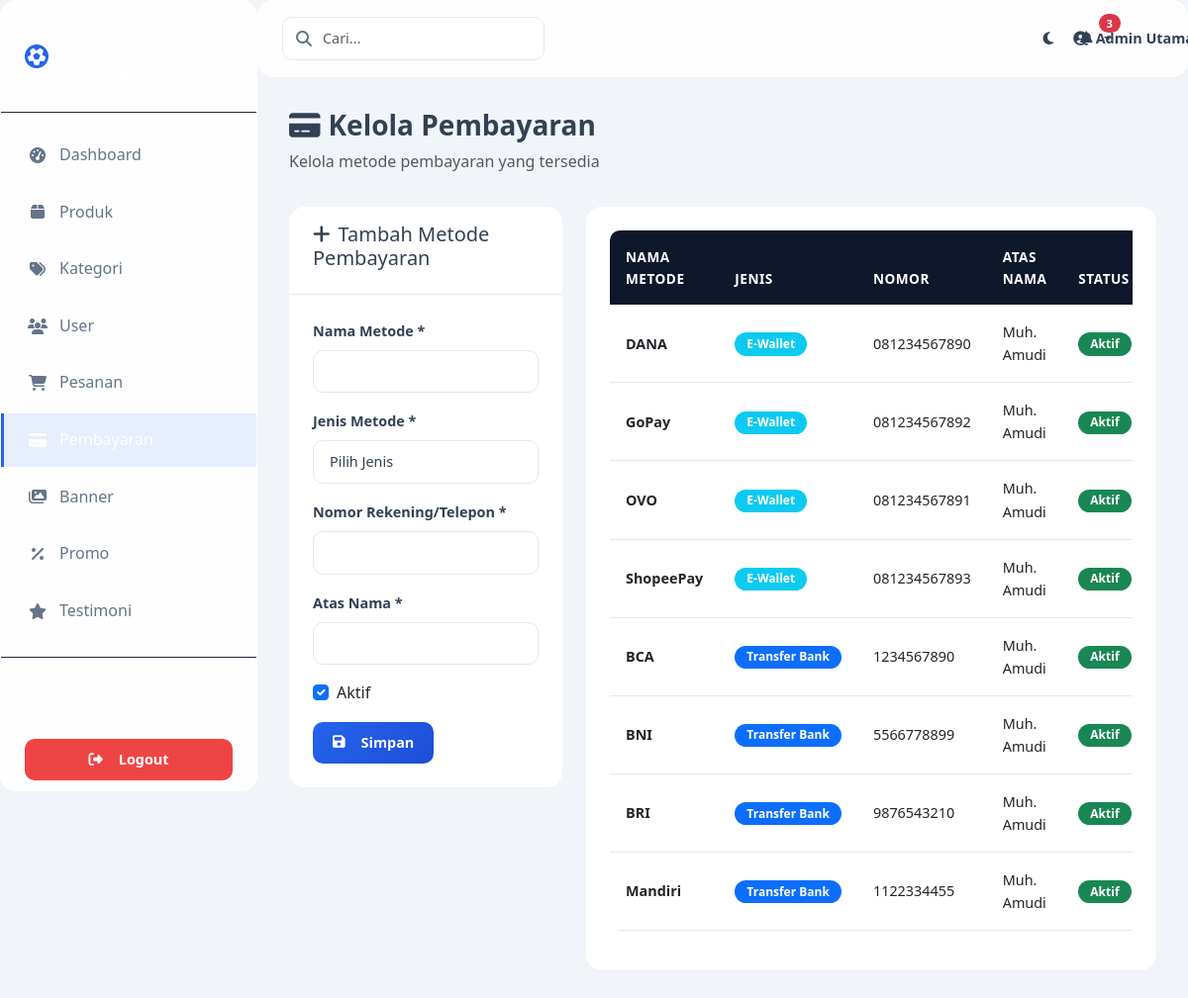
Page /UASWEB/admin/pembayaran.php (signed in) on the committed database.
### tables this page shows
CREATE TABLE pembayaran (
    id INT AUTO_INCREMENT PRIMARY KEY,
    nama_metode VARCHAR(100) NOT NULL,
    jenis_metode ENUM('e_wallet', 'transfer_bank') NOT NULL,
    nomor_rekening VARCHAR(50) NOT NULL,
    atas_nama VARCHAR(100) NOT NULL,
    logo VARCHAR(255) DEFAULT NULL,
    is_active BOOLEAN DEFAULT TRUE,
    created_at TIMESTAMP DEFAULT CURRENT_TIMESTAMP,
    updated_at TIMESTAMP DEFAULT CURRENT_TIMESTAMP ON UPDATE CURRENT_TIMESTAMP
);

### UASWEB/admin/pembayaran.php (the view, shortened to what this page needs)
<?php
require_once '../config/database.php';
$payments = $conn->query("SELECT * FROM pembayaran ORDER BY jenis_metode, nama_metode ASC");
$edit_payment = null;
?>
<!DOCTYPE html>
<html lang="id">
<head>
    <link href="https://cdn.jsdelivr.net/npm/bootstrap@5.3.0/dist/css/bootstrap.min.css" rel="stylesheet">
    <link href="https://cdnjs.cloudflare.com/ajax/libs/font-awesome/6.4.0/css/all.min.css" rel="stylesheet">
    <link href="<?php echo SITE_URL; ?>/assets/css/admin.css" rel="stylesheet">
</head>
<body>
    <div class="admin-wrapper">
        <?php include 'sidebar.php'; ?>
        <div class="main-content">
            <?php include 'navbar.php'; ?>
            <div class="content-wrapper">
                <div class="page-header">
                    <h1><i class="fas fa-credit-card me-2"></i>Kelola Pembayaran</h1>
                    <p class="text-muted">Kelola metode pembayaran yang tersedia</p>
                </div>
                <div class="row">
                    <div class="col-lg-4 mb-4">
                        <div class="card glass-effect">
                            <div class="card-header">
                                <h5><i class="fas fa-<?php echo $edit_payment ? 'edit' : 'plus'; ?> me-2"></i><?php echo $edit_payment ? 'Edit' : 'Tambah'; ?> Metode Pembayaran</h5>
                            </div>
                            <div class="card-body">
                                <form method="POST" action="">
                                    <div class="mb-3">
                                        <label for="nama_metode" class="form-label">Nama Metode *</label>
                                        <input type="text" class="form-control" id="nama_metode" name="nama_metode" value="<?php echo $edit_payment ? htmlspecialchars($edit_payment['nama_metode']) : ''; ?>" required>
                                    </div>
                                    <div class="mb-3">
                                        <label for="jenis_metode" class="form-label">Jenis Metode *</label>
                                        <select class="form-select" id="jenis_metode" name="jenis_metode" required>
                                            <option value="">Pilih Jenis</option>
                                        </select>
                                    </div>
                                    <div class="mb-3">
                                        <label for="nomor_rekening" class="form-label">Nomor Rekening/Telepon *</label>
                                        <input type="text" class="form-control" id="nomor_rekening" name="nomor_rekening" value="<?php echo $edit_payment ? htmlspecialchars($edit_payment['nomor_rekening']) : ''; ?>" required>
                                    </div>
                                    <div class="mb-3">
                                        <label for="atas_nama" class="form-label">Atas Nama *</label>
                                        <input type="text" class="form-control" id="atas_nama" name="atas_nama" value="<?php echo $edit_payment ? htmlspecialchars($edit_payment['atas_nama']) : ''; ?>" required>
                                    </div>
                                    <div class="mb-3">
                                        <div class="form-check">
                                            <input class="form-check-input" type="checkbox" id="is_active" name="is_active" <?php echo $edit_payment && $edit_payment['is_active'] ? 'checked' : 'checked'; ?>>
                                            <label class="form-check-label" for="is_active">Aktif</label>
                                        </div>
                                    </div>
                                    <div class="d-flex gap-2">
                                        <button type="submit" class="btn btn-primary">
                                            <i class="fas fa-save me-2"></i><?php echo $edit_payment ? 'Update' : 'Simpan'; ?>
                                        </button>
                                    </div>
                                </form>
                            </div>
                        </div>
                    </div>
                    <div class="col-lg-8 mb-4">
                        <div class="card glass-effect">
                            <div class="card-body">
                                <div class="table-responsive">
                                    <table class="table table-hover">
                                        <thead>
                                            <tr>
                                                <th>Nama Metode</th>
                                                <th>Jenis</th>
                                                <th>Nomor</th>
                                                <th>Atas Nama</th>
                                                <th>Status</th>
                                            </tr>
                                        </thead>
                                        <tbody>
                                            <?php if ($payments->num_rows > 0): ?>
                                                <?php while ($payment = $payments->fetch_assoc()): ?>
                                                    <tr>
                                                        <td><strong><?php echo $payment['nama_metode']; ?></strong></td>
                                                        <td>
                                                            <span class="badge bg-<?php echo $payment['jenis_metode'] === 'e_wallet' ? 'info' : 'primary'; ?>">
                                                                <?php echo $payment['jenis_metode'] === 'e_wallet' ? 'E-Wallet' : 'Transfer Bank'; ?>
                                                            </span>
                                                        </td>
                                                        <td><?php echo $payment['nomor_rekening']; ?></td>
                                                        <td><?php echo $payment['atas_nama']; ?></td>
                                                        <td>
                                                            <span class="badge bg-<?php echo $payment['is_active'] ? 'success' : 'danger'; ?>">
                                                                <?php echo $payment['is_active'] ? 'Aktif' : 'Nonaktif'; ?>
                                                            </span>
                                                        </td>
                                                    </tr>
                                                <?php endwhile; ?>
                                            <?php endif; ?>
                                        </tbody>
                                    </table>
                                </div>
                            </div>
                        </div>
                    </div>
                </div>
            </div>
        </div>
    </div>
</body>
</html>

### UASWEB/assets/css/admin.css (style rules this page uses)
:root { --primary: #2563EB; --primary-dark: #1D4ED8; --primary-light: #3B82F6; --dark: #0F172A; --dark-light: #1E293B; --light: #FFFFFF; --background: #F1F5F9; --text: #334155; --text-muted: #64748B; --border: #E2E8F0; --success: #10B981; --warning: #F59E0B; --danger: #EF4444; --info: #06B6D4; --shadow: 0 4px 6px -1px rgba(0, 0, 0, 0.1), 0 2px 4px -1px rgba(0, 0, 0, 0.06); --shadow-lg: 0 10px 15px -3px rgba(0, 0, 0, 0.1), 0 4px 6px -2px rgba(0, 0, 0, 0.05); --glass-bg: rgba(255, 255, 255, 0.9); --glass-border: rgba(255, 255, 255, 0.5); --sidebar-width: 260px; --transition: all 0.3s ease; }
* { margin: 0; padding: 0; box-sizing: border-box; }
html { scroll-behavior: smooth; }
body { font-family: 'Segoe UI', Tahoma, Geneva, Verdana, sans-serif; background-color: var(--background); color: var(--text); line-height: 1.6; overflow-x: hidden; }
.admin-wrapper { display: flex; min-height: 100vh; }
.main-content { flex: 1; margin-left: var(--sidebar-width); transition: var(--transition); }
.content-wrapper { padding: 2rem; }
.page-header { margin-bottom: 2rem; }
.page-header h1 { font-size: 1.75rem; font-weight: 700; color: var(--text); margin-bottom: 0.5rem; }
.page-header p { color: var(--text-muted); margin: 0; }
.glass-effect { background: var(--glass-bg); backdrop-filter: blur(10px); -webkit-backdrop-filter: blur(10px); border: 1px solid var(--glass-border); border-radius: 16px; }
.card { border: none; border-radius: 16px; overflow: hidden; transition: var(--transition); background: var(--light); margin-bottom: 1.5rem; }
.card-body { padding: 1.5rem; }
.card-header { background: transparent; border-bottom: 1px solid var(--border); padding: 1rem 1.5rem; font-weight: 600; color: var(--text); display: flex; align-items: center; justify-content: space-between; }
.btn { padding: 0.625rem 1.25rem; border-radius: 10px; font-weight: 600; transition: var(--transition); border: none; cursor: pointer; text-decoration: none; display: inline-flex; align-items: center; justify-content: center; gap: 0.5rem; font-size: 0.9rem; }
.btn-primary { background: linear-gradient(135deg, var(--primary), var(--primary-dark)); color: var(--light); }
.form-control, .form-select { border-radius: 10px; border: 1px solid var(--border); padding: 0.625rem 1rem; transition: var(--transition); background: var(--light); color: var(--text); font-size: 0.9rem; }
.form-label { font-weight: 600; margin-bottom: 0.5rem; color: var(--text); font-size: 0.9rem; }
.form-check { margin-bottom: 0.5rem; }
.form-check-input { border-radius: 6px; }
.table { border-radius: 10px; overflow: hidden; font-size: 0.9rem; }
.table thead th { background: var(--dark); color: var(--light); font-weight: 600; border: none; padding: 1rem; font-size: 0.85rem; text-transform: uppercase; letter-spacing: 0.5px; }
.table tbody td { padding: 1rem; vertical-align: middle; border-color: var(--border); }
.table tbody tr { transition: var(--transition); }
.badge { padding: 0.35rem 0.75rem; border-radius: 20px; font-weight: 600; font-size: 0.75rem; }

### rows in the picture
pembayaran: nama_metode "DANA", jenis_metode "E-Wallet", nomor_rekening "081234567890", atas_nama "Muh. Amudi", is_active "Aktif"
pembayaran: nama_metode "GoPay", jenis_metode "E-Wallet", nomor_rekening "081234567892", atas_nama "Muh. Amudi", is_active "Aktif"
pembayaran: nama_metode "OVO", jenis_metode "E-Wallet", nomor_rekening "081234567891", atas_nama "Muh. Amudi", is_active "Aktif"
pembayaran: nama_metode "ShopeePay", jenis_metode "E-Wallet", nomor_rekening "081234567893", atas_nama "Muh. Amudi", is_active "Aktif"
pembayaran: nama_metode "BCA", jenis_metode "Transfer Bank", nomor_rekening "1234567890", atas_nama "Muh. Amudi", is_active "Aktif"
pembayaran: nama_metode "BNI", jenis_metode "Transfer Bank", nomor_rekening "5566778899", atas_nama "Muh. Amudi", is_active "Aktif"
pembayaran: nama_metode "BRI", jenis_metode "Transfer Bank", nomor_rekening "9876543210", atas_nama "Muh. Amudi", is_active "Aktif"
pembayaran: nama_metode "Mandiri", jenis_metode "Transfer Bank", nomor_rekening "1122334455", atas_nama "Muh. Amudi", is_active "Aktif"

### other values in the picture
$_SESSION['nama_lengkap'] "Admin…"
